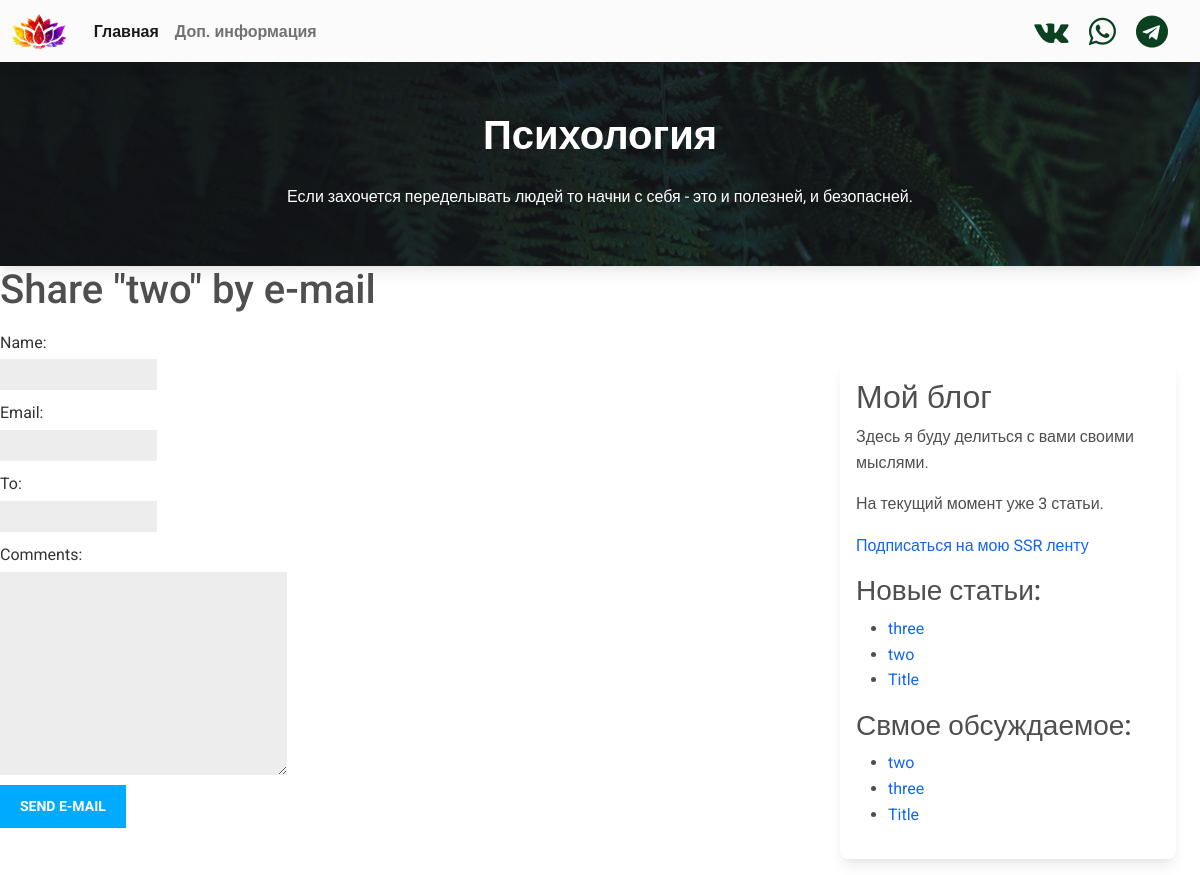
Page /2/share/ on the earlier database version.
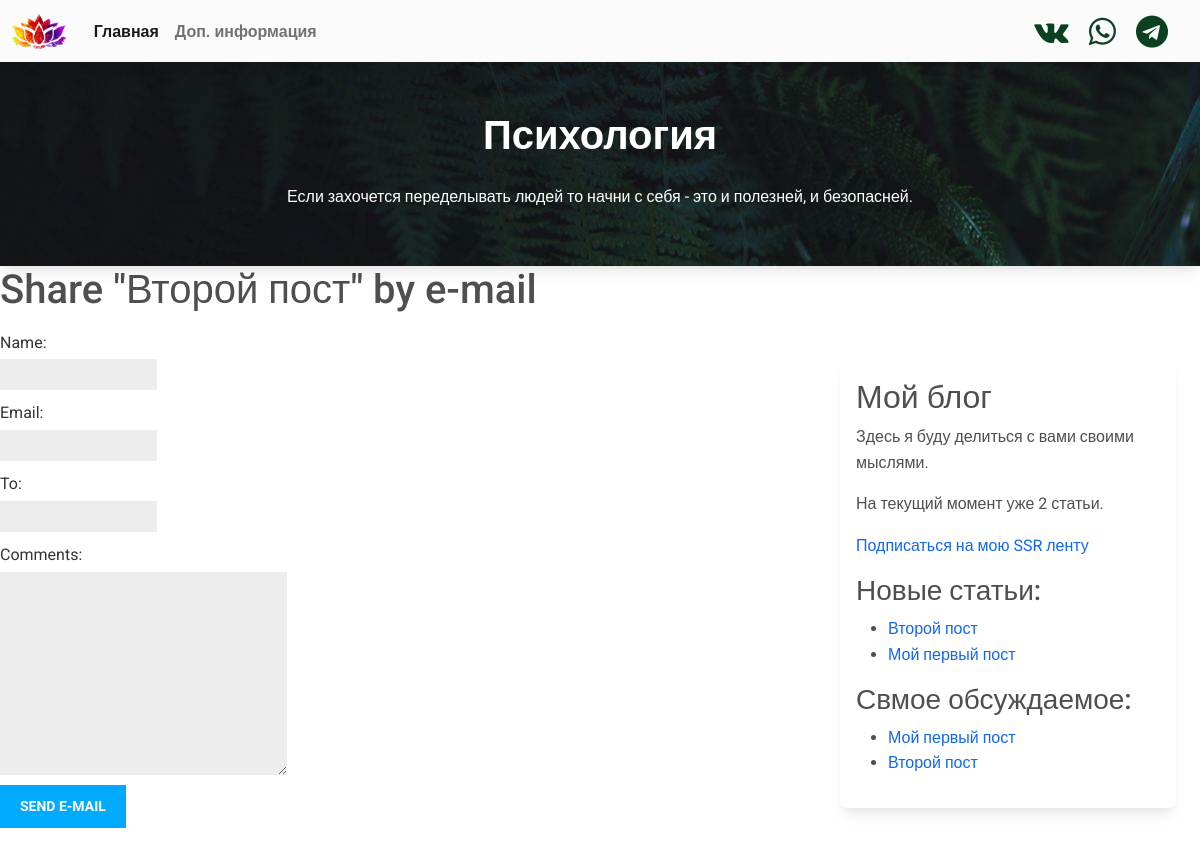
Same page on the later database version.
### blog/models.py (models this page shows, shortened)
class Post(models.Model):
    STATUS_CHOIES = (
        ('draft', 'Draft'),
        ('published', 'Published'),
    )
    title = models.CharField(max_length=250)
    slug = models.SlugField(max_length=250, unique_for_date='publish')
    author = models.ForeignKey(User, on_delete=models.CASCADE,
                               related_name='blog_post')
    body = models.TextField()
    publish = models.DateTimeField(default=timezone.now)
    created = models.DateTimeField(auto_now_add=True)
    updated = models.DateTimeField(auto_now=True)
    status = models.CharField(max_length=10, choices=STATUS_CHOIES, default='draft')
    image = models.ImageField()
    views = models.ManyToManyField(Ip, related_name="post_views", blank=True)
    object = models.Manager()
    published = PublishedManager()
    tags = TaggableManager(through=RuTaggedItem)
    class Meta:
        ordering = ('-publish', )
    def get_absolute_url(self):
        return reverse('blog:post_detail', args=[self.publish.year,
                        self.publish.month, self.publish.day, self.slug])

### blog/views.py (the view)
# urls.py: path('<int:post_id>/share/', views.post_share, name='post_share'),
def post_share(request, post_id):
    post = get_object_or_404(Post, id=post_id, status='published')
    sent = False
    if request.method == 'POST':
        form = EmailPostForm(request.POST)
        if form.is_valid():
            cd = form.cleaned_data
            post_url = request.build_absolute_uri(post.get_absolute_url())
            subject = '{} ({}) recommends you reading "' \
                      '{}"'.format(cd['name'], cd['email'], post.title)
            message = 'Read "{}" at {}\n\n{}\'s comments:' \
                      '{}'.format(post.title, post_url, cd['name'], cd['comments'])
            send_mail(subject, message, 'admin@myblog.com', [cd['to']])
            sent = True
    else:
        form = EmailPostForm()
    return render(request, 'blog/post/share.html',
                  {'post': post, 'form': form, 'sent': sent})

### blog/forms.py
class EmailPostForm(forms.Form):
    name = forms.CharField(max_length=25)
    email = forms.EmailField()
    to = forms.EmailField()
    comments = forms.CharField(required=False, widget=forms.Textarea)

### blog/models.py (called while the page is built)
    def get_queryset(self):
        return super().get_queryset().filter(status='published')

### blog/templatetags/blog_tags.py (called while the page is built)
@register.simple_tag
def total_posts():
    return Post.published.count()

@register.simple_tag
def get_most_commented_posts(count=5):
    return Post.published.annotate(total_comments=Count('comments')).order_by('-total_comments')[:count]

@register.inclusion_tag('blog/post/latest_posts.html')
def show_latest_posts(count=5):
    latest_posts = Post.published.order_by('-publish')[:count]
    return {'latest_posts': latest_posts}

@register.filter(name='rupluralize')
def rupluralize(value, arg="статья,статьи,статей"):
    args = arg.split(",")
    number = abs(int(value))
    a = number % 10
    b = number % 100
    if (a == 1) and (b != 11):
        return args[0]
    elif (a >= 2) and (a <= 4) and ((b < 10) or (b >= 20)):
        return args[1]
    else:
        return args[2]

### blog/templates/blog/post/share.html (shortened to what this page needs)
{% extends 'blog/base.html' %}
{% block content %}
    {% if sent %}
        <h1>E-mail successfully sent</h1>
        <p>"{{ post.title }}" was successfully sent to {{ form.cleaned_data.to }}.</p>
    {% else %}
        <h1>Share "{{ post.title }}" by e-mail</h1>
        <form action="." method="post">
            {{ form.as_p }}
            <input type="submit" value="Send e-mail">
        </form>
    {% endif %}
{% endblock %}

### blog/templates/blog/base.html (shortened to what this page needs)
{% load static %}
{% load blog_tags %}
<!DOCTYPE html>
<html lang="en">
  <head>
    <link rel="stylesheet" href="{% static 'font-awesome-4.7.0/css/font-awesome.min.css' %}">
    <link rel="stylesheet" href="{% static 'css/mdb.min.css' %}" />
    <link rel="stylesheet" href="{% static 'css/blog.css' %}">
  </head>
  <body>
    <header>
        {% include 'blog/navbar.html' %}
    </header>
    <main   class="mt-4 pt-4">
        <section class="card rounded-0" style="background-image: url({% static 'img/psiho.jpg' %});">
            <div class="card-body text-center py-3 my-4 text-white">
                <h1 class="mb-4 pt-4">
                    <strong>
                        Психология
                    </strong>
                </h1>
                <p>
                   Если захочется переделывать людей то начни с себя - это и полезней, и безопасней.
                </p>
            </div>
        </section>
    </main>
    <div class="row">
        <div class="col-lg-8 col-md-12 mb-3">
            <div class="content">
                {% block content %}{% endblock %}
            </div>
        </div>
        <div class="col-lg-4 col-md-12 mb-3">
            {% include 'blog/slider.html' %}
        </div>
    </div>
  </body>
</html>

### blog/templates/blog/navbar.html (shortened to what this page needs)
{% load static %}
<nav class="navbar navbar-expand-lg navbar-light bg-light fixed-top navbar-nav-scroll">
  <div class="container-fluid">
    <div class="collapse navbar-collapse" id="navbarSupportedContent">
      <a class="navbar-brand mt-2 mt-lg-0 waves-effect" href="#">
        <img
          src="{% static 'img/flower-logo.png' %}"
          height="35"
          alt=""
          loading="lazy"
        />
      </a>
      <ul class="navbar-nav me-auto mb-2 mb-lg-0">
        <li class="nav-item">
          <a class="nav-link waves-effect active" href="{% url 'blog:post_list' %}">
              <strong>Главная</strong>
          </a>
        </li>
        <li class="nav-item">
          <a class="nav-link waves-effect" href="#">
              <strong>Доп. информация</strong>
          </a>
        </li>
      </ul>
    </div>
    <div class="d-flex align-items-center">
        <a href="#" class="waves-effect">
            <span class="span-fa">
                <i class="fa fa-vk fa-lg"></i>
            </span>
        </a>
        <a href="#" class="waves-effect mr-5">
            <span class="span-fa">
                <i class="fa fa-whatsapp fa-lg"></i>
            </span>
        </a>
        <a href="#" class="waves-effect mr-5">
            <span class="span-fa">
                <i class="fa fa-telegram fa-lg"></i>
            </span>
        </a>
    </div>
  </div>
</nav>

### blog/templates/blog/slider.html
{% load blog_tags %}
<div class="container mt-lg-5 pt-lg-5" >
    <div id="slider" class="card p-3">
    <h2>Мой блог</h2>
    {% total_posts as total_posts %}
    <p>Здесь я буду делиться с вами своими мыслями.</p>
    <p>На текущий момент уже {{ total_posts }} {{total_posts|rupluralize }}.</p>
    <p><a href="{% url 'blog:post_feed' %}">Подписаться на мою SSR ленту</a></p>
    <h3>Новые статьи:</h3>
    {% show_latest_posts 3 %}
    <h3>Свмое обсуждаемое:</h3>
    {% get_most_commented_posts as most_commented_posts %}
    <ul>
        {% for post in most_commented_posts %}
            <li><a href="{{ post.get_absolute_url }}">{{ post.title }}</a></li>
        {% endfor %}
    </ul>
</div>
</div>

### blog/templates/blog/post/latest_posts.html
<ul>
    {% for post in latest_posts %}
        <li><a href="{{ post.get_absolute_url }}">{{ post.title }}</a></li>
    {% endfor %}
</ul>

### blog/static/css/blog.css (style rules this page uses)
label { float:left; clear:both; color:#333; margin-bottom:4px; }
input, textarea { clear:both; float:left; margin:0 0 10px; background:#ededed; border:0; padding:6px 10px; font-size:12px; }
input[type=submit] { font-weight:bold; background:#00abff; color:#fff; padding:10px 20px; font-size:14px; text-transform:uppercase; }
.span-fa { font-size: 1.5em; color: #0b4121; margin-right: 20px; }

Differences in the rows shown:
removed Post: title "two"
removed Post: title "three"
removed Post: title "Title"
added Post: title "Второй пост"
added Post: title "Мой первый пост"
Other differences:
{{ total_posts }}: "3" → "2"
